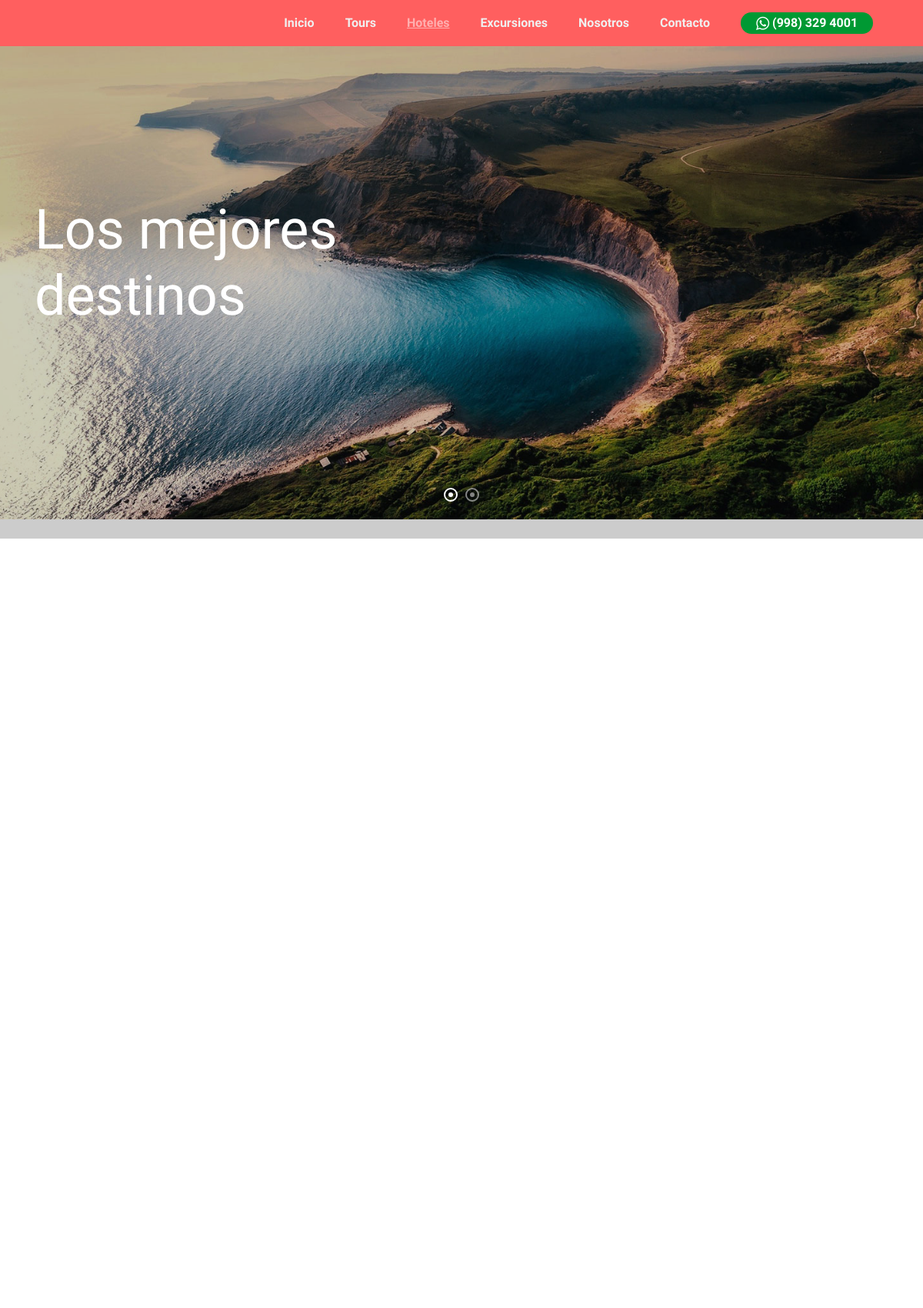
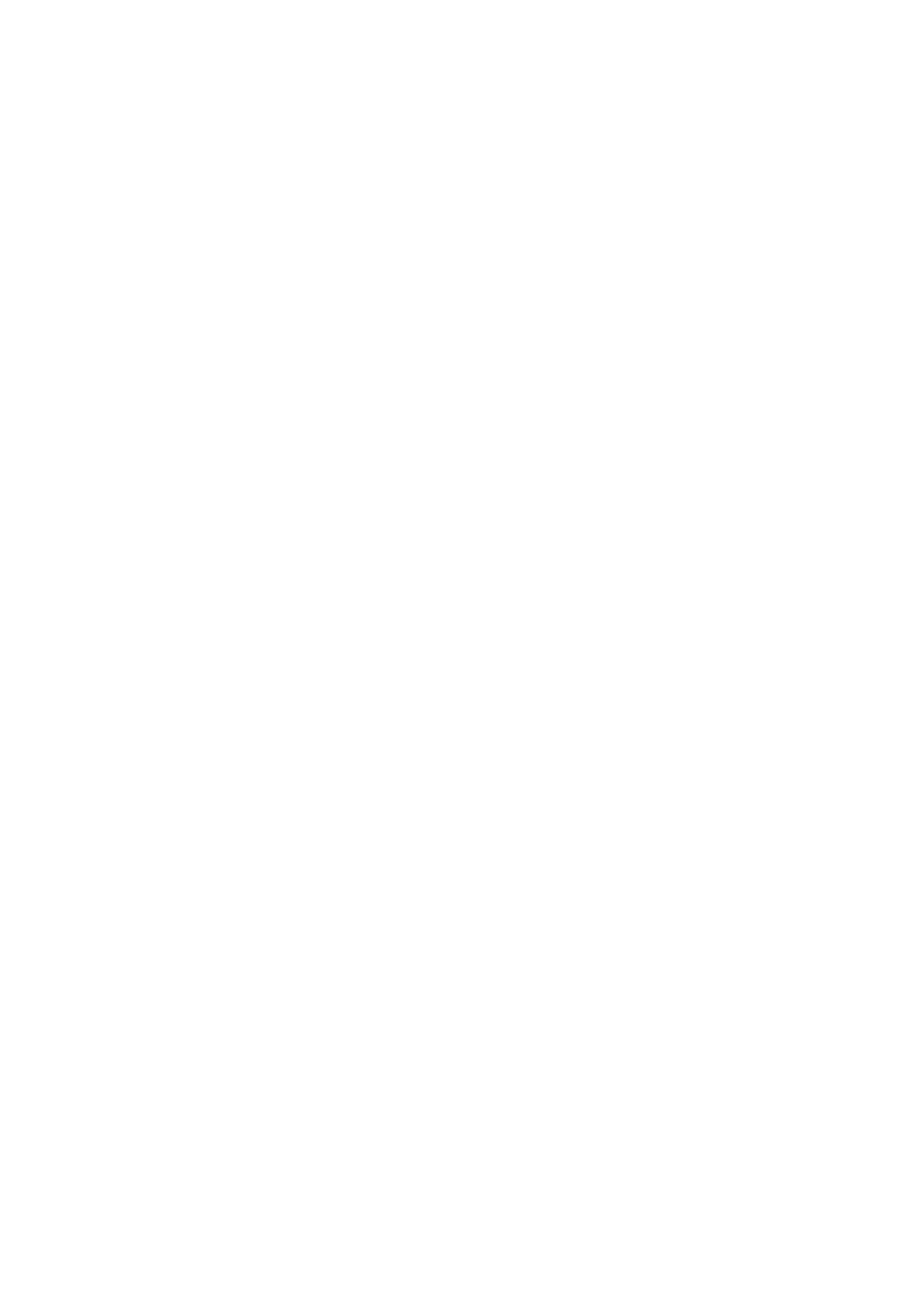
The app's page /hoteles/ (upper part) with its own data (2 pictures, top to bottom).
### hoteles/models.py (models this page shows, shortened)
class hotel_banners(models.Model):
    descripción = models.TextField()
    imagen = models.ImageField(verbose_name="Imagen", upload_to="hoteles/banners")
    creacion = models.DateTimeField(auto_now_add=True, verbose_name="Fecha de creación")
    actualizacion = models.DateTimeField(auto_now=True, verbose_name="Fecha de actualizacion")
    class Meta:
        verbose_name = 'hotel_banners'
        verbose_name_plural = 'hotel_banners'
        ordering = ['-creacion']

### hoteles/views.py (the view)
# urls.py: path('hoteles/', hoteles_views.hoteles, name="hoteles"),
def hoteles(request):
    hoteles = Hotele.objects.all()
    banners = hotel_banners.objects.all()
    return render(request, "hoteles/hoteles.html", {'hoteles': hoteles,'banners':banners})

### hoteles/templates/hoteles/hoteles.html (shortened to what this page needs)
{% extends 'core/base.html' %}
{% load static %}
{% block slides %}
  {% for hotel_banner in banners  %}
    <div class="slider-item" style="background-image: url('{{hotel_banner.imagen.url}}');" data-stellar-background-ratio="0.5">
        <div class="overlay"></div>
        <div class="container">
          <div class="row slider-text align-items-center">
            <div class="col-md-7 col-sm-12 ftco-animate">
              <h1 class="mb-3">{{hotel_banner.descripción}}</h1>
            </div>
          </div>
        </div>
    </div>
  {% endfor %}
{% endblock %}
{% block  content %}
<section class="ftco-section">
        <div class="container">
          <div class="row">
            <div class="col-lg-12">
              <div class="row">
              </div>
            </div>
          </div>
        </div>
      </section>
{% endblock %}

### records on screen
hotel_banners: imagen (picture), descripción "Los mejores destinos"
